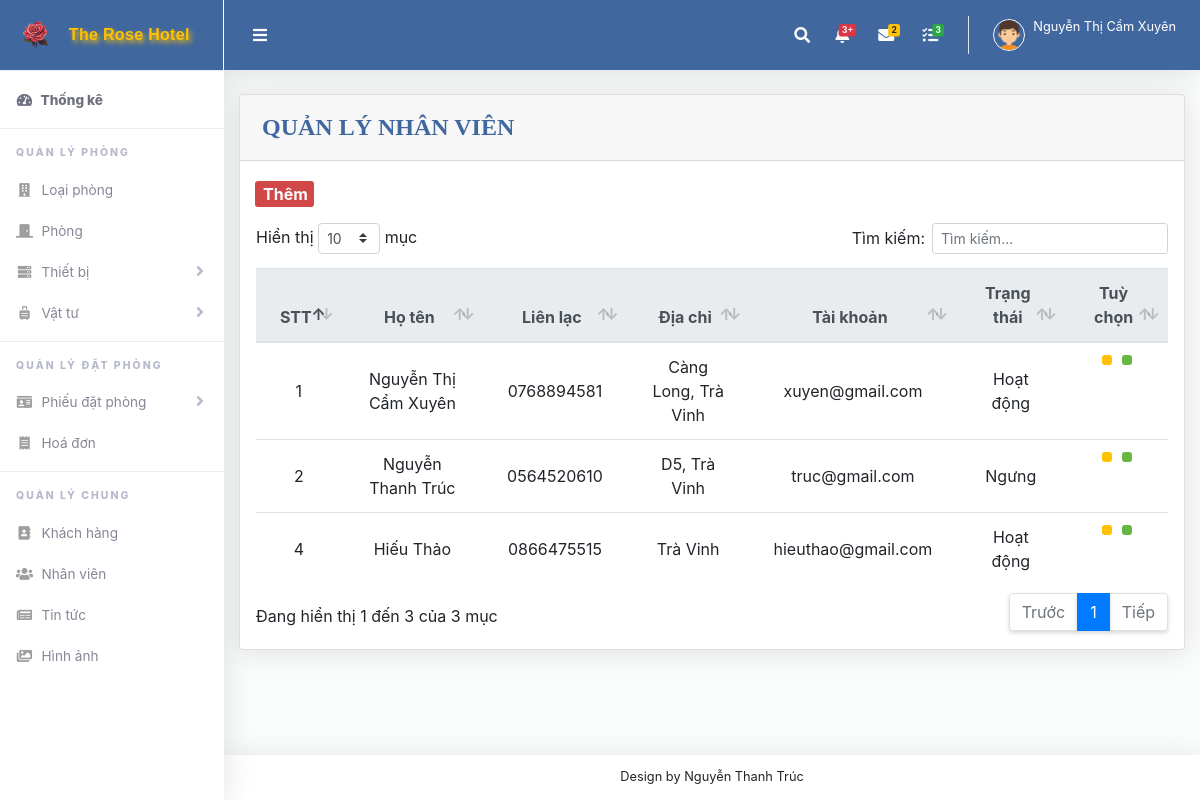
Page /QLNV.php (signed in) on the committed database.
### tables this page shows
CREATE TABLE `nhan_vien` (
  `ma_nv` int(11) NOT NULL,
  `ho_ten` varchar(100) NOT NULL,
  `gioi_tinh` varchar(20) NOT NULL,
  `cccd` varchar(50) NOT NULL,
  `ngay_sinh` varchar(20) NOT NULL,
  `sdtnv` varchar(255) NOT NULL,
  `dia_chi` varchar(100) NOT NULL,
  `user` varchar(50) NOT NULL,
  `pass` varchar(50) NOT NULL,
  `quyen` int(11) NOT NULL,
  `tinh_trang` varchar(100) NOT NULL
);

### QLNV.php (the view, shortened to what this page needs)
<?php include ("header.php");
?>
<div class="row">
    <div class="col-lg-12">
        <div class="card mb-4">
            <div class="card-header py-3 d-flex flex-row align-items-center justify-content-between">
                <h6>QUẢN LÝ NHÂN VIÊN</h6>
            </div>
            <a class="btthem" href="themQLNV.php"><button>
                    <ion-icon name="add-circle"></ion-icon>Thêm</button></a>
            <div class="table-responsive p-3">
                <table class="table align-items-center table-flush" id="dataTable">
                    <thead class="thead-light">
                        <tr>
                            <th>STT</th>
                            <th>Họ tên</th>
                            <th>Liên lạc</th>
                            <th>Địa chỉ</th>
                            <th>Tài khoản</th>
                            <th>Trạng thái</th>
                            <th>Tuỳ chọn</th>
                        </tr>
                    </thead>
                    <tbody>
                        <?php
                        include ("ketnoi.php");
                        $sql = "select * from nhan_vien";
                        $kq = mysqli_query($conn, $sql) or die("Không thể xuất thông tin nhân viên " . mysqli_error());
                        while ($row = mysqli_fetch_array($kq)) {
                            echo "<tr>";
                            echo "<td>" . $row["ma_nv"] . "</td>";
                            $usern = $row["ma_nv"];
                            echo "<td>" . $row["ho_ten"] . "</td>";
                            echo "<td>" . $row["sdtnv"] . "</td>";
                            echo "<td>" . $row["dia_chi"] . "</td>";
                            echo "<td>" . $row["user"] . "</td>";
                            echo "<td>" . $row["tinh_trang"] . "</td>";
                            echo "<td style='display: flex;gap: 10px;justify-content: center;'>
                    <a style='display: flex; align-items: center;' href='suaQLNV.php?user=$usern'><button style='display: flex;padding: 5px;' class='pencil'><ion-icon name='pencil'></ion-icon></button></a>
                    <button style='display: flex;padding: 5px;' class='eye' data-user='$usern'><ion-icon name='eye'></ion-icon></button>
                        </td>";
                            echo "</tr>";
                        }
                        ?>
                    </tbody>
                </table>
            </div>
        </div>
    </div>
</div>
<?php include ("footer.php"); ?>

### QLNV.php (style rules this page uses)
.btthem>button { display: flex; color: #fafafa; font-weight: bolder; border: none; background-color: #D04848; border-radius: 3px; margin-left: 15px; margin-top: 20px; gap: 2px; justify-content: center; align-items: center; }
h6 { font-size: 1.5rem; font-family: Tahoma; color: #40679E; font-weight: 600; margin: 2px; }
.eye { color: white; border: none; background-color: #65B741; border-radius: 3px; }
.pencil { color: white; border: none; background-color: #FFC100; border-radius: 3px; }
.table th, .table td { text-align: center; vertical-align: middle; }

### rows in the picture
nhan_vien: ma_nv "1", ho_ten "Nguyễn Thị Cẩm Xuyên", sdtnv "0768894581", dia_chi "Càng Long, Trà Vinh", user "xuyen@gmail.com", tinh_trang "Hoạt động"
nhan_vien: ma_nv "2", ho_ten "Nguyễn Thanh Trúc", sdtnv "0564520610", dia_chi "D5, Trà Vinh", user "truc@gmail.com", tinh_trang "Ngưng"
nhan_vien: ma_nv "4", ho_ten "Hiếu Thảo", sdtnv "0866475515", dia_chi "Trà Vinh", user "hieuthao@gmail.com", tinh_trang "Hoạt động"

### other values in the picture
$_SESSION['ho_ten'] "Nguyễn Thị Cẩm Xuyên"
